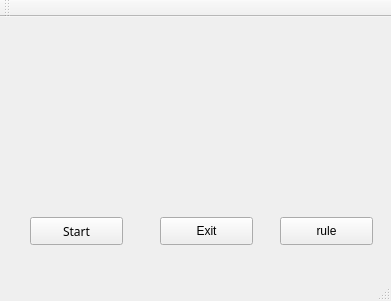
<?xml version="1.0" encoding="UTF-8"?>
<ui version="4.0">
 <class>MainWindow</class>
 <widget class="QMainWindow" name="MainWindow">
  <property name="geometry">
   <rect>
    <x>0</x>
    <y>0</y>
    <width>391</width>
    <height>301</height>
   </rect>
  </property>
  <property name="windowTitle">
   <string>MainWindow</string>
  </property>
  <widget class="QWidget" name="centralWidget">
   <widget class="QLabel" name="label">
    <property name="geometry">
     <rect>
      <x>50</x>
      <y>-60</y>
      <width>381</width>
      <height>321</height>
     </rect>
    </property>
    <property name="minimumSize">
     <size>
      <width>381</width>
      <height>0</height>
     </size>
    </property>
    <property name="text">
     <string/>
    </property>
    <property name="pixmap">
     <pixmap resource="pics.qrc">:/pics/th.jpg</pixmap>
    </property>
   </widget>
   <widget class="QPushButton" name="pushButton">
    <property name="geometry">
     <rect>
      <x>160</x>
      <y>200</y>
      <width>93</width>
      <height>28</height>
     </rect>
    </property>
    <property name="text">
     <string>Exit</string>
    </property>
   </widget>
   <widget class="QPushButton" name="pushButton_2">
    <property name="geometry">
     <rect>
      <x>30</x>
      <y>200</y>
      <width>93</width>
      <height>28</height>
     </rect>
    </property>
    <property name="font">
     <font>
      <family>Agency FB</family>
     </font>
    </property>
    <property name="text">
     <string>Start</string>
    </property>
   </widget>
   <widget class="QPushButton" name="pushButton_3">
    <property name="geometry">
     <rect>
      <x>280</x>
      <y>200</y>
      <width>93</width>
      <height>28</height>
     </rect>
    </property>
    <property name="text">
     <string>rule</string>
    </property>
   </widget>
  </widget>
  <widget class="QMenuBar" name="menuBar">
   <property name="geometry">
    <rect>
     <x>0</x>
     <y>0</y>
     <width>391</width>
     <height>25</height>
    </rect>
   </property>
  </widget>
  <widget class="QToolBar" name="mainToolBar">
   <attribute name="toolBarArea">
    <enum>TopToolBarArea</enum>
   </attribute>
   <attribute name="toolBarBreak">
    <bool>false</bool>
   </attribute>
  </widget>
  <widget class="QStatusBar" name="statusBar"/>
 </widget>
 <layoutdefault spacing="6" margin="11"/>
 <resources>
  <include location="pics.qrc"/>
 </resources>
 <connections>
  <connection>
   <sender>pushButton</sender>
   <signal>clicked()</signal>
   <receiver>MainWindow</receiver>
   <slot>close()</slot>
   <hints>
    <hint type="sourcelabel">
     <x>160</x>
     <y>239</y>
    </hint>
    <hint type="destinationlabel">
     <x>61</x>
     <y>175</y>
    </hint>
   </hints>
  </connection>
 </connections>
</ui>
